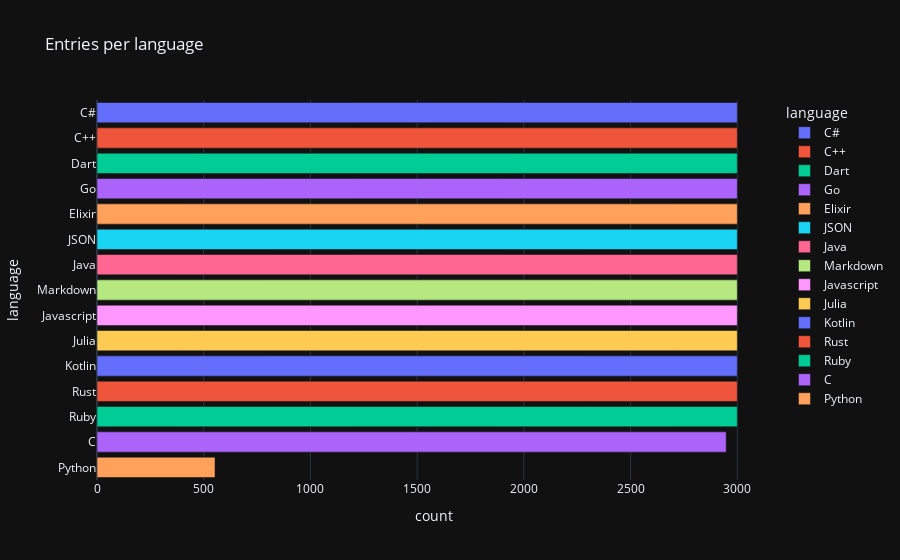

Notebook code for this chart:
### Code cell
fig = px.bar(lines
        .sort_values(by='count', ascending=False)['count']
        .head(30).to_frame().reset_index(), 
    x="count", y="language", template="plotly_dark", color="language", title="Entries per language"
)


with open("../resources/entries_per_lang_aungment.json", "w") as spcy:
    spcy.write(fig.to_json())

fig.show()

### Figure 1 — Plotly figure (JSON) as saved in the notebook; plotly's stock layout.template omitted (floating-point values rounded to 4 significant figures)
{"data": [{"alignmentgroup": "True", "hovertemplate": "language=%{y}<br>count=%{x}<extra></extra>", "legendgroup": "C#", "marker": {"color": "#636efa", "pattern": {"shape": ""}}, "name": "C#", "offsetgroup": "C#", "orientation": "h", "showlegend": true, "textposition": "auto", "type": "bar", "x": [3000], "xaxis": "x", "y": ["C#"], "yaxis": "y"}, {"alignmentgroup": "True", "hovertemplate": "language=%{y}<br>count=%{x}<extra></extra>", "legendgroup": "C++", "marker": {"color": "#EF553B", "pattern": {"shape": ""}}, "name": "C++", "offsetgroup": "C++", "orientation": "h", "showlegend": true, "textposition": "auto", "type": "bar", "x": [3000], "xaxis": "x", "y": ["C++"], "yaxis": "y"}, {"alignmentgroup": "True", "hovertemplate": "language=%{y}<br>count=%{x}<extra></extra>", "legendgroup": "Dart", "marker": {"color": "#00cc96", "pattern": {"shape": ""}}, "name": "Dart", "offsetgroup": "Dart", "orientation": "h", "showlegend": true, "textposition": "auto", "type": "bar", "x": [3000], "xaxis": "x", "y": ["Dart"], "yaxis": "y"}, {"alignmentgroup": "True", "hovertemplate": "language=%{y}<br>count=%{x}<extra></extra>", "legendgroup": "Go", "marker": {"color": "#ab63fa", "pattern": {"shape": ""}}, "name": "Go", "offsetgroup": "Go", "orientation": "h", "showlegend": true, "textposition": "auto", "type": "bar", "x": [3000], "xaxis": "x", "y": ["Go"], "yaxis": "y"}, {"alignmentgroup": "True", "hovertemplate": "language=%{y}<br>count=%{x}<extra></extra>", "legendgroup": "Elixir", "marker": {"color": "#FFA15A", "pattern": {"shape": ""}}, "name": "Elixir", "offsetgroup": "Elixir", "orientation": "h", "showlegend": true, "textposition": "auto", "type": "bar", "x": [3000], "xaxis": "x", "y": ["Elixir"], "yaxis": "y"}, {"alignmentgroup": "True", "hovertemplate": "language=%{y}<br>count=%{x}<extra></extra>", "legendgroup": "JSON", "marker": {"color": "#19d3f3", "pattern": {"shape": ""}}, "name": "JSON", "offsetgroup": "JSON", "orientation": "h", "showlegend": true, "textposition": "auto", "type": "bar", "x": [3000], "xaxis": "x", "y": ["JSON"], "yaxis": "y"}, {"alignmentgroup": "True", "hovertemplate": "language=%{y}<br>count=%{x}<extra></extra>", "legendgroup": "Java", "marker": {"color": "#FF6692", "pattern": {"shape": ""}}, "name": "Java", "offsetgroup": "Java", "orientation": "h", "showlegend": true, "textposition": "auto", "type": "bar", "x": [3000], "xaxis": "x", "y": ["Java"], "yaxis": "y"}, {"alignmentgroup": "True", "hovertemplate": "language=%{y}<br>count=%{x}<extra></extra>", "legendgroup": "Markdown", "marker": {"color": "#B6E880", "pattern": {"shape": ""}}, "name": "Markdown", "offsetgroup": "Markdown", "orientation": "h", "showlegend": true, "textposition": "auto", "type": "bar", "x": [3000], "xaxis": "x", "y": ["Markdown"], "yaxis": "y"}, {"alignmentgroup": "True", "hovertemplate": "language=%{y}<br>count=%{x}<extra></extra>", "legendgroup": "Javascript", "marker": {"color": "#FF97FF", "pattern": {"shape": ""}}, "name": "Javascript", "offsetgroup": "Javascript", "orientation": "h", "showlegend": true, "textposition": "auto", "type": "bar", "x": [3000], "xaxis": "x", "y": ["Javascript"], "yaxis": "y"}, {"alignmentgroup": "True", "hovertemplate": "language=%{y}<br>count=%{x}<extra></extra>", "legendgroup": "Julia", "marker": {"color": "#FECB52", "pattern": {"shape": ""}}, "name": "Julia", "offsetgroup": "Julia", "orientation": "h", "showlegend": true, "textposition": "auto", "type": "bar", "x": [3000], "xaxis": "x", "y": ["Julia"], "yaxis": "y"}, {"alignmentgroup": "True", "hovertemplate": "language=%{y}<br>count=%{x}<extra></extra>", "legendgroup": "Kotlin", "marker": {"color": "#636efa", "pattern": {"shape": ""}}, "name": "Kotlin", "offsetgroup": "Kotlin", "orientation": "h", "showlegend": true, "textposition": "auto", "type": "bar", "x": [3000], "xaxis": "x", "y": ["Kotlin"], "yaxis": "y"}, {"alignmentgroup": "True", "hovertemplate": "language=%{y}<br>count=%{x}<extra></extra>", "legendgroup": "Rust", "marker": {"color": "#EF553B", "pattern": {"shape": ""}}, "name": "Rust", "offsetgroup": "Rust", "orientation": "h", "showlegend": true, "textposition": "auto", "type": "bar", "x": [3000], "xaxis": "x", "y": ["Rust"], "yaxis": "y"}, {"alignmentgroup": "True", "hovertemplate": "language=%{y}<br>count=%{x}<extra></extra>", "legendgroup": "Ruby", "marker": {"color": "#00cc96", "pattern": {"shape": ""}}, "name": "Ruby", "offsetgroup": "Ruby", "orientation": "h", "showlegend": true, "textposition": "auto", "type": "bar", "x": [3000], "xaxis": "x", "y": ["Ruby"], "yaxis": "y"}, {"alignmentgroup": "True", "hovertemplate": "language=%{y}<br>count=%{x}<extra></extra>", "legendgroup": "C", "marker": {"color": "#ab63fa", "pattern": {"shape": ""}}, "name": "C", "offsetgroup": "C", "orientation": "h", "showlegend": true, "textposition": "auto", "type": "bar", "x": [2948], "xaxis": "x", "y": ["C"], "yaxis": "y"}, {"alignmentgroup": "True", "hovertemplate": "language=%{y}<br>count=%{x}<extra></extra>", "legendgroup": "Python", "marker": {"color": "#FFA15A", "pattern": {"shape": ""}}, "name": "Python", "offsetgroup": "Python", "orientation": "h", "showlegend": true, "textposition": "auto", "type": "bar", "x": [553], "xaxis": "x", "y": ["Python"], "yaxis": "y"}], "layout": {"autosize": true, "barmode": "relative", "legend": {"title": {"text": "language"}, "tracegroupgap": 0}, "title": {"text": "Entries per language"}, "xaxis": {"anchor": "y", "autorange": true, "domain": [0, 1], "range": [0, 3158.0], "title": {"text": "count"}, "type": "linear"}, "yaxis": {"anchor": "x", "autorange": true, "categoryarray": ["Python", "C", "Ruby", "Rust", "Kotlin", "Julia", "Javascript", "Markdown", "Java", "JSON", "Elixir", "Go", "Dart", "C++", "C#"], "categoryorder": "array", "domain": [0, 1], "range": [-0.5, 14.5], "title": {"text": "language"}, "type": "category"}}}
